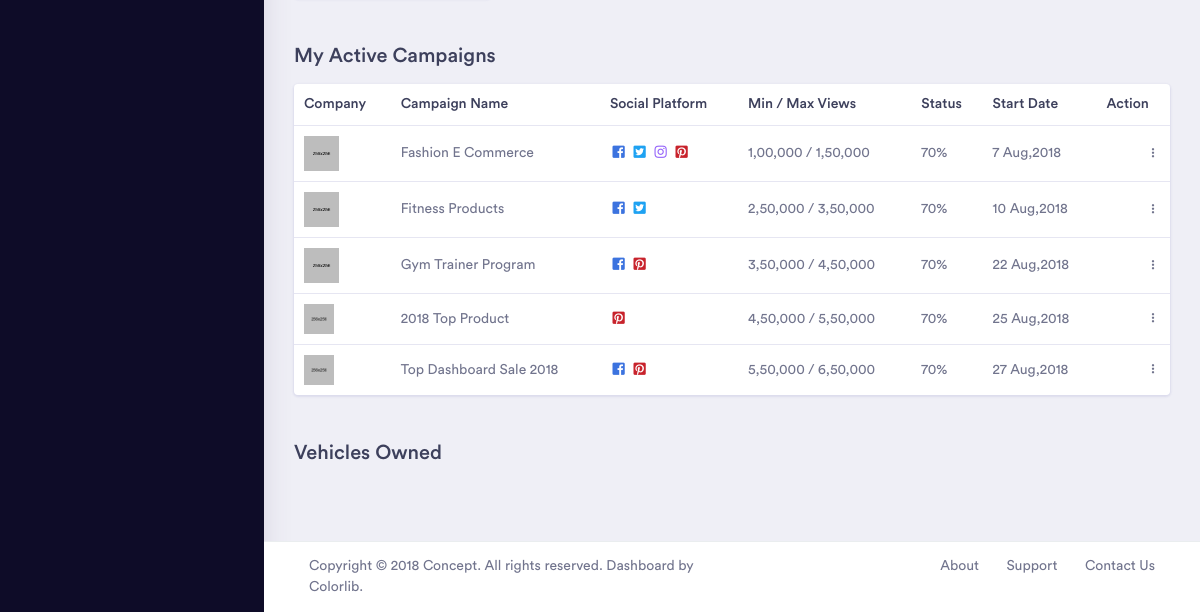
The page /userprofile.php (signed in, lower part) on the database as committed earlier.
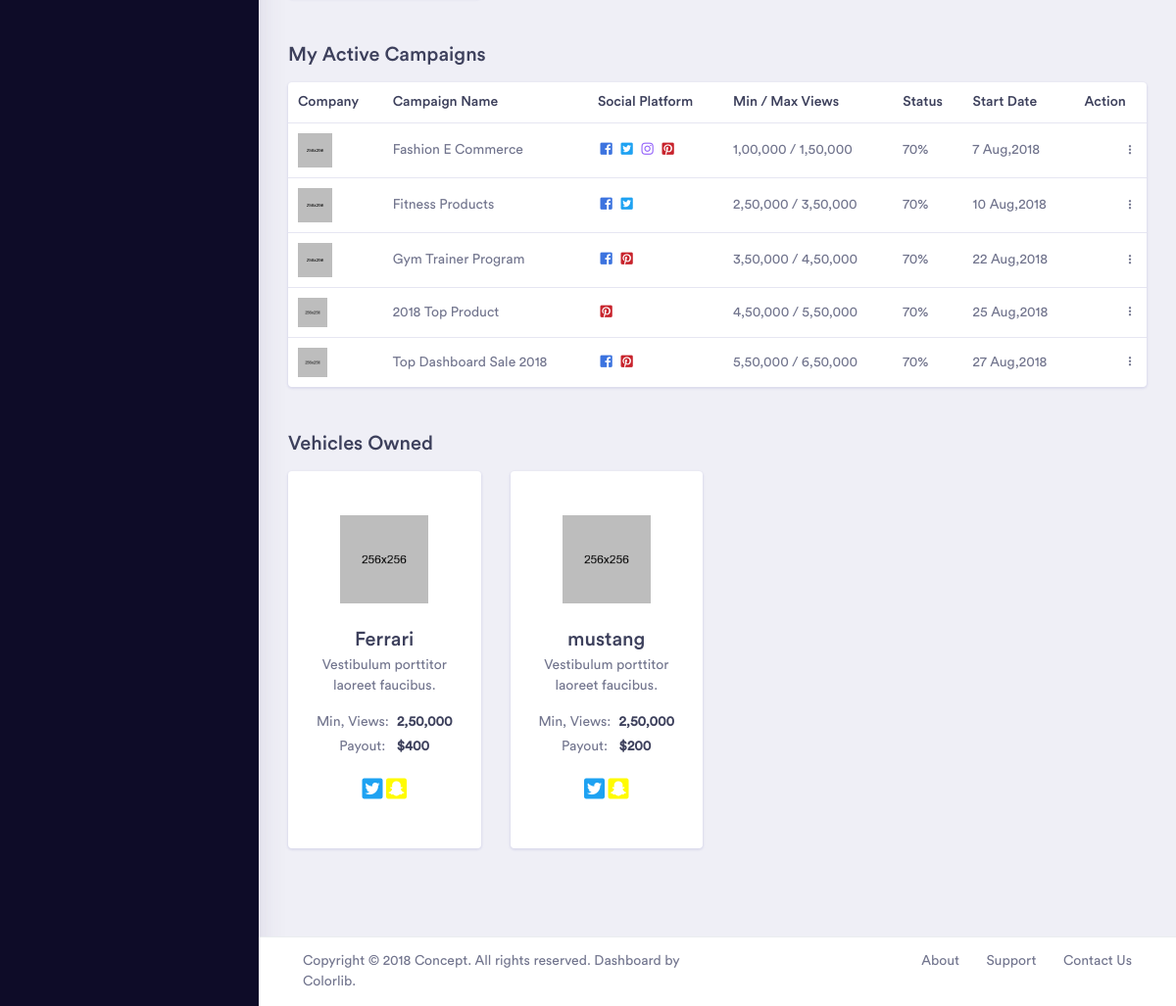
The same page on the database as committed later.
### tables this page shows
CREATE TABLE `car` (
  `id` int(11) NOT NULL,
  `model` varchar(100) NOT NULL,
  `brand` varchar(100) NOT NULL,
  `noofseats` int(11) NOT NULL,
  `milege` int(11) NOT NULL,
  `price` int(11) NOT NULL,
  `display_image` varchar(255) NOT NULL,
  `location` varchar(255) NOT NULL,
  `owner_id` int(11) NOT NULL
);

### database/Database.php (called while the page is built, shortened)
<?php
	class database
	{
		private $server=DB_SERVER;
		private $user=DB_USER;
		private $pass=DB_PASS;
		private $name=DB_NAME;
		private $conn;
		function __construct()
		{
			$this->conn=new PDO("mysql:host=$this->server;dbname=$this->name", $this->user, $this->pass);
			$this->conn->setAttribute(PDO::ATTR_ERRMODE, PDO::ERRMODE_EXCEPTION);
		}
		public  function connection()
		{
			return $this->conn;
		}
	}
	?>

### model/car.php (called while the page is built, shortened)
<?php
class car
{
	private $conn;
	function __construct()
	{
		$database=new database();
		$this->conn=$database->connection();
	}
	function findbyuserid($id)
	{
		$stmt=$this->conn->prepare("SELECT * from car where owner_id=:id" );
		$stmt->bindParam(':id',$id);
		$stmt->execute();
		$stmt->setFetchMode(PDO::FETCH_ASSOC);
		if($stmt->rowcount()>0)
		{
			return $stmt->fetchall();
		}
		return false;
	}
}

### userprofile.php (the view, shortened to what this page needs)
<?php
	include 'database/Database.php';
	include 'model/car.php';
	$id=$_SESSION['id'];
	$car=new car();
	$cars=$car->findbyuserid($id);
?>
<?php
include 'layout/headerback.php';
include 'layout/sidebarback.php';
?>
	    <div class="dashboard-wrapper">
	        <div class="dashboard-influence">
	            <div class="container-fluid dashboard-content">
	                    <div class="row">
	                        <div class="col-xl-3 col-lg-6 col-md-6 col-sm-12 col-12">
	                        </div>
	                        <div class="col-xl-4 col-lg-6 col-md-6 col-sm-12 col-12">
	                        </div>
	                        <div class="col-xl-5 col-lg-12 col-md-6 col-sm-12 col-12">
	                        </div>
	                    </div>
	                    <div class="row">
	                        <div class="col-lg-12">
	                            <div class="section-block">
	                                <h3 class="section-title">My Active Campaigns</h3>
	                            </div>
	                            <div class="card">
	                                <div class="campaign-table table-responsive">
	                                    <table class="table">
	                                        <thead>
	                                            <tr class="border-0">
	                                                <th class="border-0">Company</th>
	                                                <th class="border-0">Campaign Name</th>
	                                                <th class="border-0">Social Platform</th>
	                                                <th class="border-0">Min / Max Views</th>
	                                                <th class="border-0">Status</th>
	                                                <th class="border-0">Start Date</th>
	                                                <th class="border-0">Action</th>
	                                            </tr>
	                                        </thead>
	                                        <tbody>
	                                            <tr>
	                                                <td>
	                                                    <div class="m-r-10"><img src="assets/images/dribbble.png" alt="user" width="35"></div>
	                                                </td>
	                                                <td>Fashion E Commerce </td>
	                                                <td>
	                                                    <div class="avatar-group">
	                                                        <span><a href="#"><i class="fab fa-fw fa-facebook-square facebook-color"></i></a></span>
	                                                        <span><a href="#"><i class="fab fa-fw fa-twitter-square twitter-color"></i></a></span>
	                                                        <span><a href="#"><i class="fab fa-fw fa-instagram instagram-color"></i></a></span>
	                                                        <span><a href="#"><i class="fab fa-fw fa-pinterest-square pinterest-color"></i></a></span>
	                                                    </div>
	                                                </td>
	                                                <td>1,00,000 / 1,50,000</td>
	                                                <td>70%</td>
	                                                <td>7 Aug,2018</td>
	                                                <td>
	                                                    <div class="dropdown float-right">
	                                                        <a href="#" class="dropdown-toggle card-drop" data-toggle="dropdown" aria-expanded="true">
	                                                                <i class="mdi mdi-dots-vertical"></i>
	                                                                     </a>
	                                                    </div>
	                                                </td>
	                                            </tr>
	                                            <tr>
	                                                <td>
	                                                    <div class="m-r-10"><img src="assets/images/github.png" alt="user" width="35"></div>
	                                                </td>
	                                                <td>Fitness Products </td>
	                                                <td>
	                                                    <div class="avatar-group">
	                                                        <span><a href="#"><i class="fab fa-fw fa-facebook-square facebook-color "></i></a></span>
	                                                        <span><a href="#"><i class="fab fa-fw fa-twitter-square twitter-color "></i></a></span>
	                                                    </div>
	                                                </td>
	                                                <td>2,50,000 / 3,50,000</td>
	                                                <td>70%</td>
	                                                <td>10 Aug,2018</td>
	                                                <td>
	                                                    <div class="dropdown float-right">
	                                                        <a href="#" class="dropdown-toggle  card-drop" data-toggle="dropdown" aria-expanded="true">
	                                            <i class="mdi mdi-dots-vertical"></i>
	                                        </a>
	                                                    </div>
	                                                </td>
	                                            </tr>
	                                            <tr>
	                                                <td>
	                                                    <div class="m-r-10"><img src="assets/images/dropbox.png" alt="user" width="35"></div>
	                                                </td>
	                                                <td>Gym Trainer Program </td>
	                                                <td>
	                                                    <div class="avatar-group">
	                                                        <span><a href="#"><i class="fab fa-fw fa-facebook-square facebook-color "></i></a></span>
	                                                        <span><a href="#"><i class="fab fa-fw fa-pinterest-square pinterest-color "></i></a></span>
	                                                    </div>
	                                                </td>
	                                                <td>3,50,000 / 4,50,000</td>
	                                                <td>70%</td>
	                                                <td>22 Aug,2018</td>
	                                                <td>
	                                                    <div class="dropdown float-right">
	                                                        <a href="#" class="dropdown-toggle  card-drop" data-toggle="dropdown" aria-expanded="true">
	                                            <i class="mdi mdi-dots-vertical"></i>
	                                        </a>
	                                                    </div>
	                                                </td>
	                                            </tr>
	                                            <tr>
	                                                <td>
	                                                    <div class="m-r-10"><img src="assets/images/bitbucket.png" alt="user" width="30"></div>
	                                                </td>
	                                                <td>2018 Top Product </td>
	                                                <td>
	                                                    <div class="avatar-group">
	                                                        <span><a href="#"><i class="fab fa-fw fa-pinterest-square pinterest-color"></i></a></span>
	                                                    </div>
	                                                </td>
	                                                <td>4,50,000 / 5,50,000</td>
	                                                <td>70%</td>
	                                                <td>25 Aug,2018</td>
	                                                <td>
	                                                    <div class="dropdown float-right">
	                                                        <a href="#" class="dropdown-toggle  card-drop" data-toggle="dropdown" aria-expanded="true">
	                                            <i class="mdi mdi-dots-vertical"></i>
	                                        </a>
	                                                    </div>
	                                                </td>
	                                            </tr>
	                                            <tr>
	                                                <td>
	                                                    <div class="m-r-10"><img src="assets/images/mail_chimp.png" alt="user" width="30"></div>
	                                                </td>
	                                                <td>Top Dashboard Sale 2018</td>
	                                                <td>
	                                                    <div class="avatar-group">
	                                                        <span><a href="#"><i class="fab fa-fw fa-facebook-square facebook-color"></i></a></span>
	                                                        <span><a href="#"><i class="fab fa-fw fa-pinterest-square pinterest-color"></i></a></span>
	                                                    </div>
	                                                </td>
	                                                <td>5,50,000 / 6,50,000</td>
	                                                <td>70%</td>
	                                                <td>27 Aug,2018</td>
	                                                <td>
	                                                    <div class="dropdown float-right">
	                                                        <a href="#" class="dropdown-toggle  card-drop" data-toggle="dropdown" aria-expanded="true">
	                                            <i class="mdi mdi-dots-vertical"></i>
	                                        </a>
	                                                    </div>
	                                                </td>
	                                            </tr>
	                                        </tbody>
	                                    </table>
	                                </div>
	                            </div>
	                        </div>
	                    </div>
	                    <div class="row">
	                        <div class="col-lg-12">
	                            <div class="section-block">
	                                <h3 class="section-title">Vehicles Owned</h3>
	                            </div>
	                        </div>
	                        <?php foreach ($cars as $owned) : ?>
	                        <div class="col-xl-3 col-lg-6 col-md-6 col-sm-12 col-12">
	                            <div class="card campaign-card text-center">
	                                <div class="card-body">
	                                    <div class="campaign-img"><img src="assets/images/dribbble.png" alt="user" class="user-avatar-xl"></div>
	                                        <div class="campaign-info">
	                                            <h3 class="mb-1"><?php echo $owned['model']; ?></h3>
	                                            <p class="mb-3">Vestibulum porttitor laoreet faucibus.</p>
	                                            <p class="mb-1">Min, Views:<span class="text-dark font-medium ml-2">2,50,000</span></p>
	                                            <p>Payout: <span class="text-dark font-medium ml-2">$<?php echo $owned['price'];?></span></p>
	                                            <a href="#"><i class="fab fa-twitter-square fa-sm twitter-color"></i> </a><a href="#"><i class="fab fa-snapchat-square fa-sm snapchat-color"></i></a>
	                                        </div>
	                                    </div>
	                                </div>
	                            </div>
	                        <?php endforeach ; ?>
	                                    </div>
	                                </div>
	                            </div>
	<?php
		include 'layout/footerback.php';
	?>
</body>
</html>

### layout/headerback.php (shortened to what this page needs)
<!DOCTYPE html>
<html lang="en">
<head>
    <link rel="stylesheet" href="styleback/vendor/bootstrap/css/bootstrap.min.css">
    <link href="styleback/vendor/fonts/circular-std/style.css" rel="stylesheet">
    <link rel="stylesheet" href="styleback/libs/css/style.css">
    <link rel="stylesheet" href="styleback/vendor/fonts/fontawesome/css/fontawesome-all.css">
    <link rel="stylesheet" href="styleback/vendor/charts/morris-bundle/morris.css">
    <link rel="stylesheet" href="styleback/vendor/fonts/material-design-iconic-font/css/materialdesignicons.min.css">
</head>

### layout/sidebarback.php (shortened to what this page needs)
<body>
    <div class="dashboard-main-wrapper">
	    <div class="nav-left-sidebar sidebar-dark">
	        <div class="menu-list">
	        </div>
	    </div>

### layout/footerback.php (shortened to what this page needs)
        <div class="footer">
            <div class="container-fluid">
                <div class="row">
                    <div class="col-xl-6 col-lg-6 col-md-6 col-sm-12 col-12">
                       Copyright © 2018 Concept. All rights reserved. Dashboard by <a href="https://colorlib.com/wp/">Colorlib</a>.
                    </div>
                    <div class="col-xl-6 col-lg-6 col-md-6 col-sm-12 col-12">
                        <div class="text-md-right footer-links d-none d-sm-block">
                            <a href="javascript: void(0);">About</a>
                            <a href="javascript: void(0);">Support</a>
                            <a href="javascript: void(0);">Contact Us</a>
                        </div>
                    </div>
                </div>
            </div>
        </div>
    </div>
</div>

Rows that differ between the two databases and show on the page:
now on this page (row edited): car: model "Ferrari", price "400"
added car: model "mustang", price "200"
